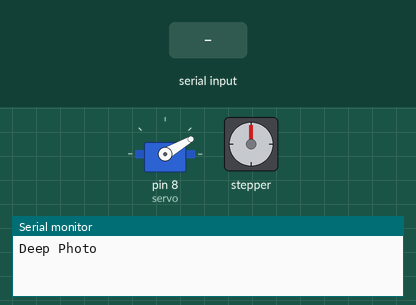
The sketch below on a simulated Arduino Uno, built with avr-gcc and run on an emulated ATmega328P. On the bench: servo, stepper motor, the last lines printed to the serial monitor. Inputs (shaded band) come from the test bench. Stepper angles assume 2048 steps per turn.

Above: at 1.2 s.
1.3 s: "v,45\n" received over Serial
At 2.9 s:
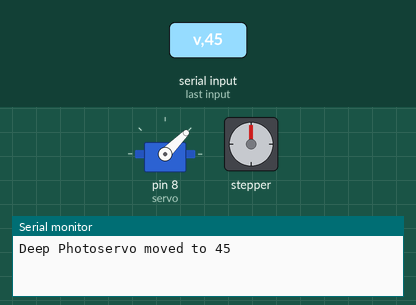
4.3 s: byte 118 ('v') received over Serial
At 6.61 s:
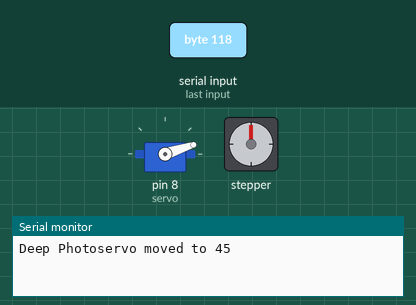
7.3 s: "s90\n" received over Serial
At 8.4 s:
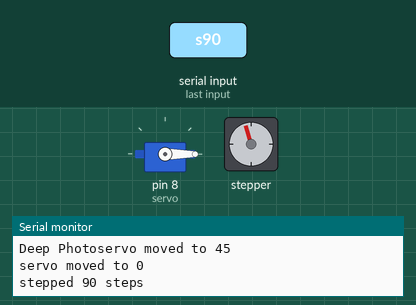
10.3 s: "s,45\n" received over Serial
At 11.6 s:
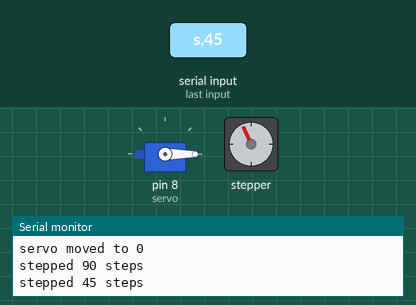
11.9 s: "v90\n" received over Serial
At 12.46 s:
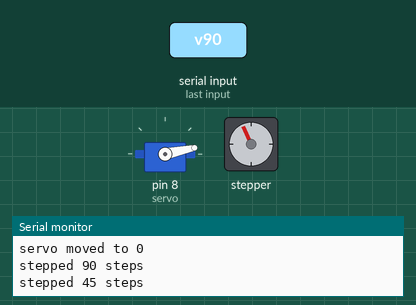
14.9 s: "V,45\n" received over Serial
Timing chart, 0 to 18.9 s (numbered marks = the images above; inputs shaded):
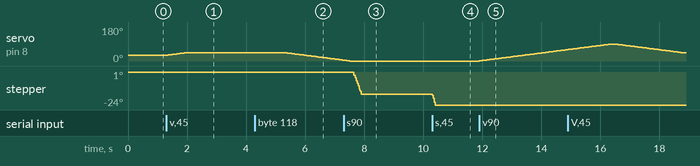

Measured:
- after the input at 1.3 s, servo on pin 8 (servo): moves from 30° to 45° over 0.70 s, starting at once
- after the input at 4.3 s, servo on pin 8 (servo): moves from 45° to 5° over 2.0 s, starting after 1.0 s
- after the input at 7.3 s, stepper: turns 16° counter-clockwise in 0.25 s, starting after 0.35 s
- after the input at 11.9 s, servo on pin 8 (servo): moves from 0° to 60° over 3.0 s, starting at once

The sketch:

deep_focus.ino
```cpp
#include <Stepper.h>
#include <Servo.h>
#define  SERVO_GOTO 1
#define  STEPPER_STEP 2
#define  INVALID 3

  int cmd;
  int value;

Servo servo;
Stepper stepper(64*32, 2, 4, 3, 5);
const int steps_per_photo = 32;
const int degrees_per_photo = 5.625;
const int start_angle = 30;
const int end_angle = 130;
const int dly = 100;
int current_angle;

int servo_last_value;

void setup() {
  // put your setup code here, to run once:
  servo.attach(8);
  servo_last_value = 30;
  servo.write(servo_last_value);
  current_angle = start_angle;
  stepper.setSpeed(10);
  Serial.begin(9600);
  Serial.print("Deep Photo");
}

void get_command() {
  int command_found = 0;
  while (!command_found) {
    char c = Serial.read();
    switch (c) {
      case 'v':
      case 'V':
          // servo command
          value = Serial.parseInt();
          cmd = SERVO_GOTO;
          command_found = 1;
      break;
      case 's':
      case 'S':
          value = Serial.parseInt();
          cmd = STEPPER_STEP;
          command_found = 1;
      break;
    }
  }
}

void servo_goto(int value)
{
  int dir = 1;
  if (value < servo_last_value)
    dir = -1;
  int current = servo_last_value;
  int i;
  for (i = 0; i < (abs(servo_last_value-value)); i++) {
    current += dir;
    servo.write(current);
    delay(50);
  }
  servo.write(value);
  servo_last_value = value;
}

void loop() {
  // put your main code here, to run repeatedly:
  get_command();
  switch (cmd) {
    case SERVO_GOTO:
      servo_goto(value);
      Serial.write("servo moved to ");
      Serial.print(value);
      Serial.write("\n");
      delay(100);
      break;
    case STEPPER_STEP:
      stepper.step(-value);
      Serial.write("stepped ");
      Serial.print(value);
      Serial.write(" steps\n");
      break;
    case INVALID:
    default:
      Serial.write("Invalid command\n");
      break;
  }
  return;
  servo.write(start_angle);
  stepper.step(steps_per_photo);
  delay(500);
  for (current_angle = start_angle; current_angle < end_angle; current_angle++) {
    servo.write(current_angle);
    delay(dly);
  }
}
```
